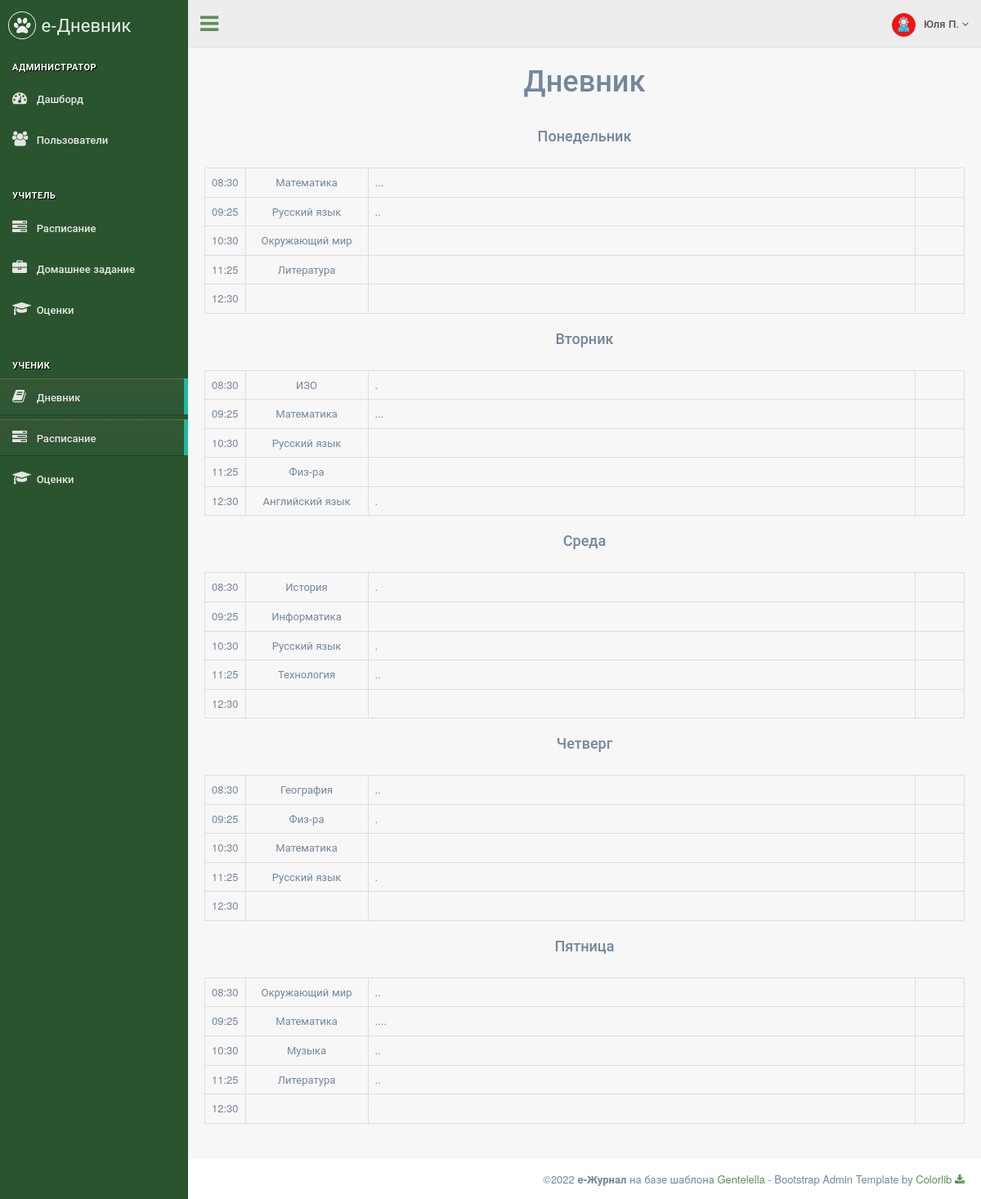
The page /student/diary (signed in) on the database as committed earlier.
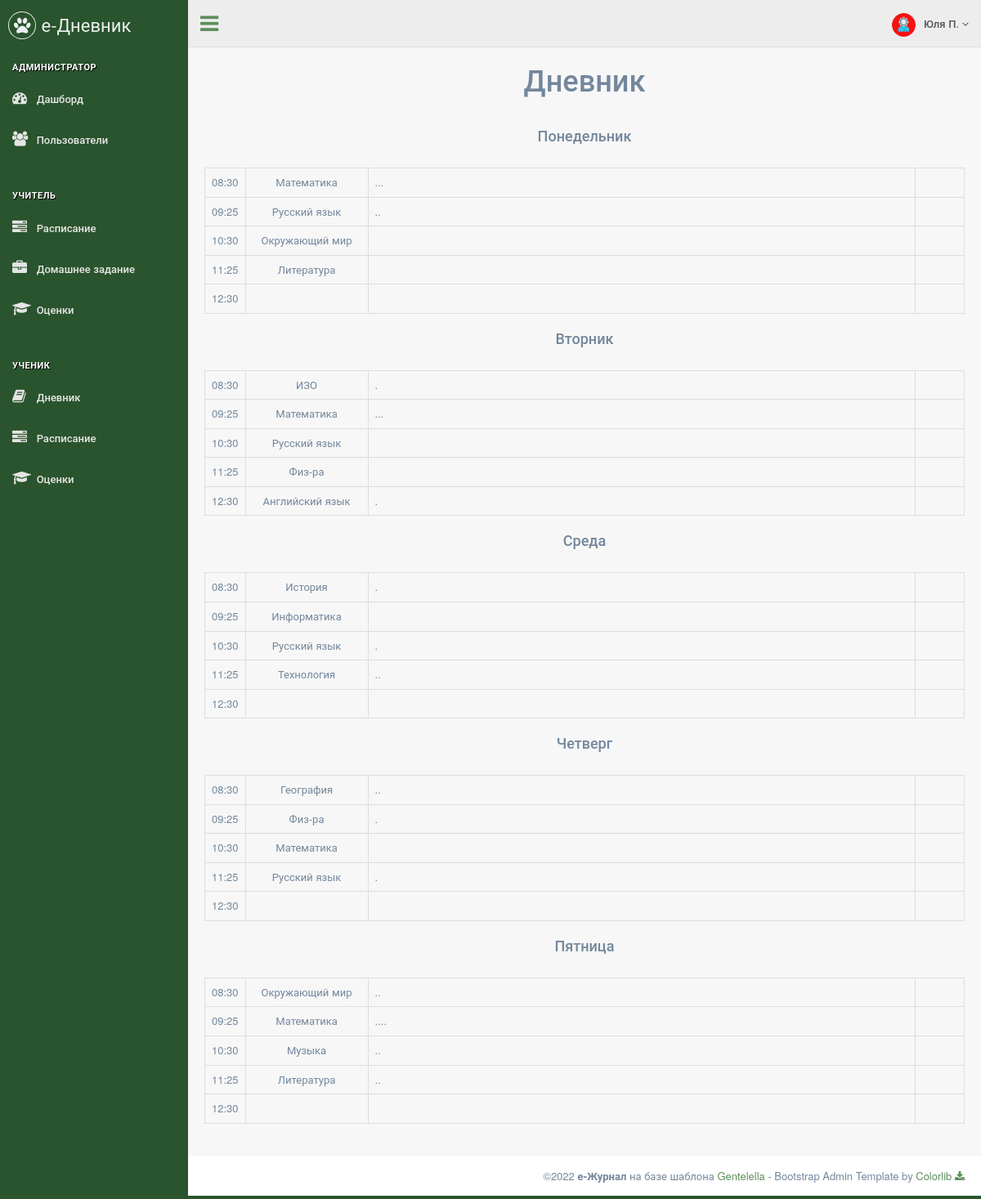
The same page on the database as committed later.
### data/menu.py (models this page shows)
class Menu(ORMBase):
    __tablename__ = 'menu'
    id = Column(Integer, primary_key=True, autoincrement=True, unique=True)
    name = Column(String, nullable=True)
    section = Column(String, nullable=True)
    title = Column(String, nullable=True)
    icon = Column(String, nullable=True)
    ref = Column(String, nullable=True)
    roles = Column(String, nullable=True)
    order = Column(Integer, nullable=True)

### main.py (the view)
@app.route('/student/diary')
def student_diary():
    days = {'Понедельник': [['Математика', '...'], ['Русский язык', '..'], ['Окружающий мир', ''], ['Литература', ''],
                            ['', '']],
            'Вторник': [['ИЗО', '.'], ['Математика', '...'], ['Русский язык', ''], ['Физ-ра', ''],
                        ['Английский язык', '.']],
            'Среда': [['История', '.'], ['Информатика', ''], ['Русский язык', '.'], ['Технология', '..'], ['', '']],
            'Четверг': [['География', '..'], ['Физ-ра', '.'], ['Математика', ''], ['Русский язык', '.'], ['', '']],
            'Пятница': [['Окружающий мир', '..'], ['Математика', '....'], ['Музыка', '..'], ['Литература', '..'],
                        ['', '']]
            }
    return render_page(['admin', 'student'], '/student/diary', 'student_diary.html', days=days)

### main.py (called while the page is built)
@login_manager.user_loader
def load_user(user_id):
    return session.query(Users).get(user_id)

def get_menu(role):
    items = session.query(Menu).filter(Menu.roles.ilike(f'%{role}%')).all()
    menu = dict()
    section = ""
    for item in items:
        if item.section:
            arr = menu.get(section)
            arr.append(item)
            menu[section] = arr
        else:
            section = item.title
            menu[section] = []
    return menu

def render_page(roles, ref, template, **context):
    if not login_fresh():
        return render_403()
    else:
        if current_user.role in roles:
            menu = get_menu(current_user.role)
            if not context:
                context = dict()
            context["menu"] = menu
            context["ref"] = ref
            context["role"] = current_user.role
            context["username"] = f"{current_user.name} {current_user.surname[0]}."
            return render_template(template, **context)
        else:
            return render_403()

### templates/student_diary.html (shortened to what this page needs)
{% extends "page_base.html" %}
{% block content %}
<br><br><br>
<div class="main">
    <div class="container">
        <h1 align="center">Дневник</h1>
        {% for day in days.keys() %}
        <h4 align="center">{{day}}</h4>
        <table align="center" class="table table-bordered">
            <tr>
                <td width="10">08:30</td>
                <td align="center" width="150">{{ days[day][0][0] }}</td>
                <td>{{ days[day][0][1] }}</td>
                <td width="60"></td>
            </tr>
            <tr>
                <td width="10">09:25</td>
                <td align="center" width="150">{{ days[day][1][0] }}</td>
                <td>{{ days[day][1][1] }}</td>
                <td width="60"></td>
            </tr>
            <tr>
                <td width="10">10:30</td>
                <td align="center" width="150">{{ days[day][2][0] }}</td>
                <td>{{ days[day][2][1] }}</td>
                <td width="60"></td>
            </tr>
            <tr>
                <td width="10">11:25</td>
                <td align="center" width="150">{{ days[day][3][0] }}</td>
                <td>{{ days[day][3][1] }}</td>
                <td width="60"></td>
            </tr>
            <tr>
                <td width="10">12:30</td>
                <td align="center" width="150">{{ days[day][4][0] }}</td>
                <td>{{ days[day][4][1] }}</td>
                <td width="60"></td>
            </tr>
        </table>
        {% endfor %}
    </div>
</div>
{% endblock %}

### templates/page_base.html (shortened to what this page needs)
<!DOCTYPE html>
<html lang="en">
  <head>
    <link href="/static/vendors/bootstrap/css/bootstrap.min.css" rel="stylesheet">
    <link href="/static/vendors/font-awesome/css/font-awesome.min.css" rel="stylesheet">
    <link href="/static/vendors/nprogress/nprogress.css" rel="stylesheet">
    <link href="/static/vendors/animate.css/animate.min.css" rel="stylesheet">
    <link href="/static/vendors/datatables.net-bs/css/dataTables.bootstrap.min.css" rel="stylesheet">
    <link href="/static/vendors/datatables.net-buttons-bs/css/buttons.bootstrap.min.css" rel="stylesheet">
    <link href="/static/vendors/datatables.net-fixedheader-bs/css/fixedHeader.bootstrap.min.css" rel="stylesheet">
    <link href="/static/vendors/datatables.net-responsive-bs/css/responsive.bootstrap.min.css" rel="stylesheet">
    <link href="/static/vendors/datatables.net-scroller-bs/css/scroller.bootstrap.min.css" rel="stylesheet">
    <link href="/static/vendors/switchery/switchery.css" rel="stylesheet">
    <link href="/static/css/custom.css" rel="stylesheet">
  </head>
  <body class="nav-md">
    <div class="container body">
      <div class="main_container">
        <div class="col-md-3 left_col">
          <div class="left_col scroll-view">
            <div class="navbar nav_title" style="border: 0;">
              <a href="index.html" class="site_title"><i class="fa fa-paw"></i> <span>е-Дневник</span></a>
            </div>
            <br />
            <div id="sidebar-menu" class="main_menu_side hidden-print main_menu">
              {% for section in menu.keys() %}
                <div class="menu_section">
                  <h3>{{ section }}</h3>
                  <ul class="nav side-menu">
                    {% for item in menu.get(section) %}
                      {% if item.ref == ref %}
                        <li class="active"><a href="{{ item.ref }}"><i class="{{ item.icon }}"></i> {{ item.title }}</a></li>
                      {% else %}
                        <li><a href="{{ item.ref }}"><i class="{{ item.icon }}"></i> {{ item.title }}</a></li>
                      {% endif %}
                    {% endfor %}
                  </ul>
                </div>
              {% endfor %}
            </div>
          </div>
        </div>
        <div class="top_nav">
          <div class="nav_menu">
            <nav>
              <div class="nav toggle">
                <a id="menu_toggle"><i class="fa fa-bars"></i></a>
              </div>
              <ul class="nav navbar-nav navbar-right">
                <li class="">
                  <a href="javascript:;" class="user-profile dropdown-toggle" data-toggle="dropdown" aria-expanded="false">
                    <img src="/static/images/{{ role }}.png" alt="">{{ username }}
                    <span class=" fa fa-angle-down"></span>
                  </a>
                </li>
              </ul>
            </nav>
          </div>
        </div>
        <div id="page-content" class="right_col" role="main">
          {% block content %}{% endblock %}
        </div>
        <footer>
          <div class="pull-right">
            ©2022 <b>e-Журнал</b> на базе шаблона <a href="https://colorlib.com/polygon/gentelella/index.html">Gentelella</a> - Bootstrap Admin Template by <a href="https://github.com/ColorlibHQ/gentelella">Colorlib <i class="fa fa-download"></i></a>
          </div>
          <div class="clearfix"></div>
        </footer>
      </div>
    </div>
  </body>
</html>

Rows that differ between the two databases and show on the page:
changed Menu "Дневник": ref "/student/diary" → "/student/diary/0" (drawn)
changed Menu (number 10 of 11 on the later page): ref "/student/diary" → "/student/schedule" (drawn)
